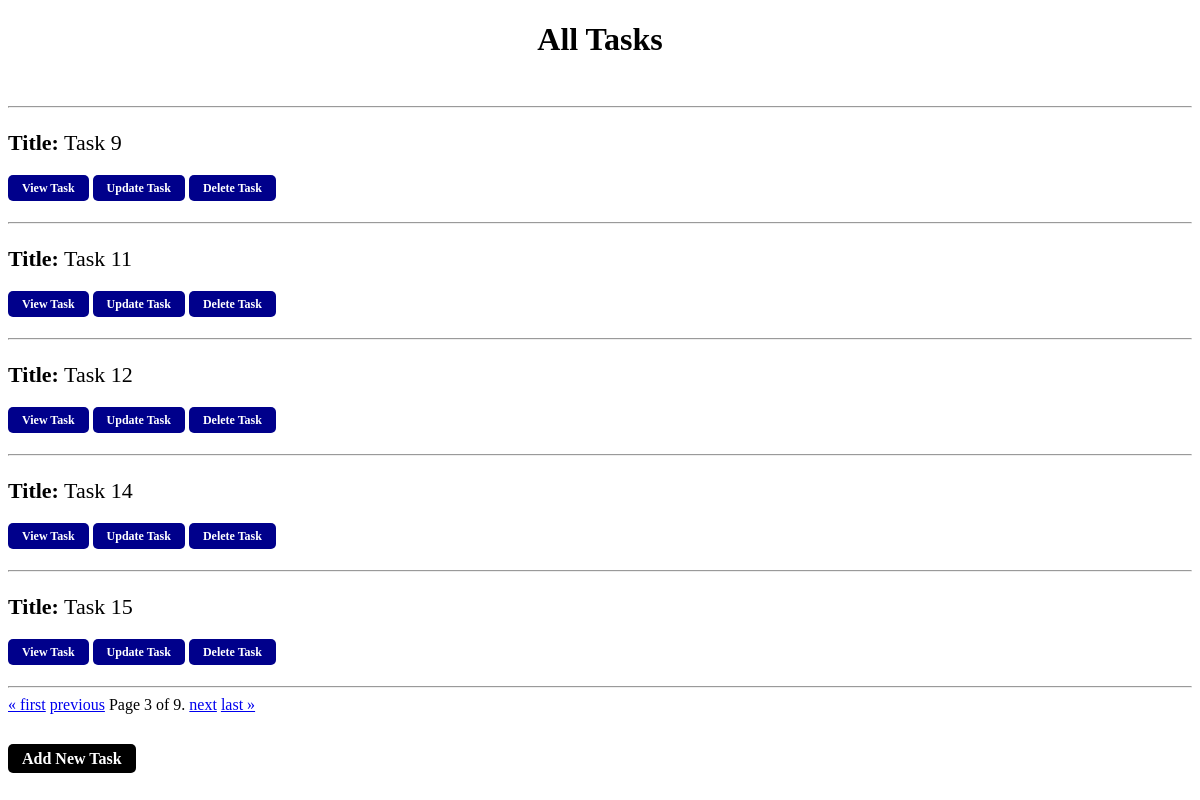
The page /tasks/?page=3 on the database its author committed.
### tasks/models.py (models this page shows)
class Task(models.Model):
    user = models.ForeignKey(User, on_delete=models.CASCADE)
    title = models.CharField(max_length=100)
    description = models.TextField()
    status = models.BooleanField(default=False, verbose_name='completed')

### tasks/views.py (the view)
# urls.py: 2. Add a URL to urlpatterns:  path('', views.home, name='home')
def home(request):
    user = User.objects.last()
    tasks = Task.objects.filter(user=user)
    paginator = Paginator(tasks, 5)
    page_number = request.GET.get('page')
    page_obj = paginator.get_page(page_number)
    context = {
        "tasks": page_obj
    }
    return render(request, 'home.html', context)

### templates/tasks/home.html (shortened to what this page needs)
<!DOCTYPE html>
<html lang="en">
  <head>
  </head>
  <body>
    <header>
      <h1 class="header">All Tasks</h1>
    </header>
    <div>
      <br><hr>
      {% for task in tasks %}
      <p class="task_title"><strong>Title:</strong> {{ task.title }}</p>
      <a href="{% url 'view-task' task.id %}" class="button">View Task</a>
      <a href="{% url 'update-task' task.id %}" class="button">Update Task</a>
      <a href="{% url 'delete-task' task.id %}?page={{ tasks.number }}" class="button">Delete Task</a>
      <br><br><hr>
      {% endfor %}
    </div>
    <div class="pagination">
        <span class="step-links">
            {% if tasks.has_previous %}
                <a href="?page=1">&laquo; first</a>
                <a href="?page={{ page_obj.previous_page_number }}">previous</a>
            {% endif %}
            <span class="current">
                Page {{ tasks.number }} of {{ tasks.paginator.num_pages }}.
            </span>
            {% if tasks.has_next %}
                <a href="?page={{ tasks.next_page_number }}">next</a>
                <a href="?page={{ tasks.paginator.num_pages }}">last &raquo;</a>
            {% endif %}
        </span>
    </div>
    <div>
      <br><br>
      <a href="{% url 'add-task' %}" class="button button-add">Add New Task</a>
    </div>
  </body>
</html>

### templates/tasks/home.html (style rules this page uses)
.header { text-align: center; }
.task_title { font-size: 22px; }
.button { padding: 6px 14px; font-weight: bold; font-size: 12px; color: #fff; background-color: darkblue; border: none; border-radius: 5px; text-decoration: none; cursor: pointer; }
.button-add { font-size: 16px; background-color: black; }

### rows shown on the page
Task: title "Task 9"
Task: title "Task 11"
Task: title "Task 12"
Task: title "Task 14"
Task: title "Task 15"

### other values the page prints
{{ tasks.number }} "3"
{{ tasks.paginator.num_pages }} "9"
